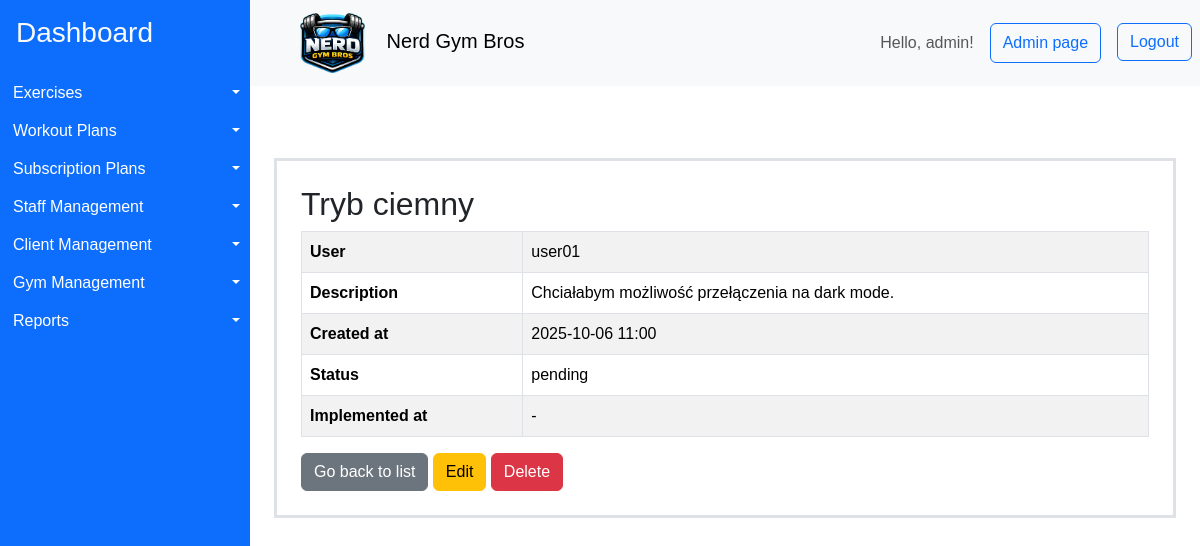
Page /feature-requests/1/ (signed in) on the committed database.
### gymApp/models/additional.py (models this page shows, shortened)
class NewFeatureRequest(models.Model):
    user = models.ForeignKey(User, on_delete=models.CASCADE, null=True, blank=True)
    title = models.CharField(max_length=200)
    description = models.TextField()
    created_at = models.DateTimeField(auto_now_add=True)
    implemented_at = models.DateTimeField(null=True, blank=True)
    status = models.CharField(
        max_length=50,
        choices=[
            ("pending", "Pending"),
            ("accepted", "Accepted"),
            ("implemented", "Implemented"),
            ("rejected", "Rejected"),
        ],
        default="pending",
    )
    class Meta:
        indexes = [
            models.Index(fields=["user"]),
            models.Index(fields=["status"]),
            models.Index(fields=["created_at"]),
        ]

### gymApp/views/admin_page.py (the view)
class NewFeatureRequestDetailView(
    LoginRequiredMixin, PermissionRequiredMixin, DetailView
):
    model = NewFeatureRequest
    template_name = "gymApp/new_feature_request/detail.html"
    context_object_name = "feature_request"
    permission_required = "gymApp.view_newfeaturerequest"
    raise_exception = True

### gymApp/templates/gymApp/new_feature_request/detail.html (shortened to what this page needs)
{% extends "gymApp/layout.html" %}
{% block content %}
<div class="container mt-5 p-4 border border-3" >
    <h2>{{ feature_request.title }}</h2>
    <table class="table table-bordered table-striped">
        <tr>
            <td class="fw-bold">User</td>
            <td>{{ feature_request.user|default:"Anonymous" }}</td>
        </tr>
        <tr>
            <td class="fw-bold">Description</td>
            <td>{{ feature_request.description }}</td>
        </tr>
        <tr>
            <td class="fw-bold">Created at</td>
            <td>{{ feature_request.created_at|date:"Y-m-d H:i" }}</td>
        </tr>
        <tr>
            <td class="fw-bold">Status</td>
            <td>{{ feature_request.status }}</td>
        </tr>
        <tr>
            <td class="fw-bold">Implemented at</td>
            <td>{{ feature_request.implemented_at|date:"Y-m-d H:i"|default:"-" }}</td>
        </tr>
    </table>
    <a href="{% url 'new_feature_request_list' %}" class="btn btn-secondary">Go back to list</a>
    <a href="{% url 'new_feature_request_update' feature_request.pk %}" class="btn btn-warning">Edit</a>
    <a href="{% url 'new_feature_request_delete' feature_request.pk %}" class="btn btn-danger">Delete</a>
</div>
{% endblock %}

### gymApp/templates/gymApp/layout.html (shortened to what this page needs)
{% load bootstrap_icons %}
{% load static %}
<!DOCTYPE html>
<html>
    <head>
        <link href="https://cdn.jsdelivr.net/npm/bootstrap@5.3.8/dist/css/bootstrap.min.css" rel="stylesheet">
        <link rel="stylesheet" href="{% static 'styles/styles.css' %}">
    </head>
    <body>
    <div class="container-fluid layout d-flex flex-row p-0">
      <aside class="sidebar bg-primary" id="sidebar">
        <a class="d-block h3 pt-3 ps-3 link-light link-underline-opacity-0" href="{% url 'home'%}">Dashboard</a>
        <ul class="list-group mt-4" style="white-space: nowrap;" >
          {% if perms.gymApp.view_exercise %}
            <li class="d-flex  btn-group" >
              <a href="{% url 'exercise_list' %}" class="d-block text-start btn btn-primary rounded-0 flex-grow-1 "> {% bs_icon 'person-walking' size='1.25em'  %} Exercises</a>
              <button type="button" class="d-block btn btn-primary rounded-0 dropdown-toggle dropdown-toggle-split flex-grow-0 flex-shrink-0 " data-bs-toggle="dropdown" aria-expanded="false">
              </button>
            </li>
          {% endif %}
          {% if perms.gymApp.view_workoutplan %}
            <li class="d-flex  btn-group">
              <a href="{% url 'workout_plan_list' %}" class="d-block text-start btn btn-primary rounded-0 flex-grow-1 "> {% bs_icon 'list-check' size='1.25em'  %} Workout Plans</a>
              <button type="button" class="d-block btn btn-primary rounded-0 dropdown-toggle dropdown-toggle-split flex-grow-0 flex-shrink-0 " data-bs-toggle="dropdown" aria-expanded="false">
              </button>
            </li>
          {% endif %}
          {% if perms.gymApp.view_subscriptionplan %}
            <li class="d-flex  btn-group">
              <a href="{% url 'subscription_plan_list' %}" class="d-block text-start btn btn-primary rounded-0 flex-grow-1 "> {% bs_icon 'currency-dollar' size='1.25em'  %} Subscription Plans</a>
              <button type="button" class="d-block btn btn-primary rounded-0 dropdown-toggle dropdown-toggle-split flex-grow-0 flex-shrink-0 " data-bs-toggle="dropdown" aria-expanded="false">
              </button>
            </li>
          {% endif %}
          {% if user.is_superuser %}
          <li class="d-flex  btn-group">
            <a href="{% url 'staff_list' %}" class="d-block text-start btn btn-primary rounded-0 flex-grow-1 "> {% bs_icon 'hammer' size='1.25em'  %} Staff Management</a>
            <button type="button" class="d-block btn btn-primary rounded-0 dropdown-toggle dropdown-toggle-split flex-grow-0 flex-shrink-0 " data-bs-toggle="dropdown" aria-expanded="false">
            </button>
          </li>
          {% endif %}
          {% if perms.gymApp.view_clientprofile %}
          <li class="d-flex  btn-group">
            <a href="{% url 'client_list' %}" class="d-block text-start btn btn-primary rounded-0 flex-grow-1 "> {% bs_icon 'people-fill' size='1.25em'  %} Client Management</a>
            <button type="button" class="d-block btn btn-primary rounded-0 dropdown-toggle dropdown-toggle-split flex-grow-0 flex-shrink-0 " data-bs-toggle="dropdown" aria-expanded="false">
            </button>
          </li>
          {% endif %}
          {% if perms.gymApp.view_gym %}
          <li class="d-flex  btn-group">
            <a href="{% url 'gym_list' %}" class="d-block text-start btn btn-primary rounded-0 flex-grow-1 "> {% bs_icon 'houses-fill' size='1.25em'  %} Gym Management</a>
            <button type="button" class="d-block btn btn-primary rounded-0 dropdown-toggle dropdown-toggle-split flex-grow-0 flex-shrink-0 " data-bs-toggle="dropdown" aria-expanded="false">
            </button>
          </li>
          {% endif %}
          <li class="d-flex  btn-group">
            <a href="{% url 'reports' %}" class="d-block text-start btn btn-primary rounded-0 flex-grow-1 "> {% bs_icon 'file-earmark-bar-graph-fill' size='1.25em'  %} Reports</a>
            <button type="button" class="d-block btn btn-primary rounded-0 dropdown-toggle dropdown-toggle-split flex-grow-0 flex-shrink-0 " data-bs-toggle="dropdown" aria-expanded="false">
            </button>
          </li>
        </ul>
      </aside>
      <div class="content container-fluid p-0">
        <nav class="navbar navbar-light bg-light p-2">
          <div class="d-flex align-items-center">
          <button class="btn toggle-btn" id="toggleBtn">{% bs_icon 'list' size='1.75em' color='blue' %}</button>
          <span class="navbar-brand mb-0 h1 ms-3"><img class="me-3" src="{% static 'assets/icons/logo.png' %}" alt="Nerd Gym Bros Logo" style="height: 3em;"> Nerd Gym Bros </span>
          </div>
          <div class="d-flex">
          <span class=" navbar-text me-3"> Hello, {{ user.username }}! </span>
          {% if user.is_superuser %}
            <button class="btn btn-outline-primary me-3" onclick="location.href='{% url 'admin:index' %}'">Admin page</button>
          {% endif %}
          <form method="post" action="{% url 'logout' %}">
              <button type="submit" class="btn btn-outline-primary">Logout</button>
          </form>
          </div>
        </nav>
        <main class='p-4'>
            {% block content %}{% endblock %}
        </main>
      </div>
    </div>
    </body>
</html>

### gymApp/static/styles/styles.css (style rules this page uses)
* { box-sizing: border-box; }
body { box-sizing: border-box; margin: 0; font-family: sans-serif; }
.layout { min-height: 100vh; }
.sidebar { overflow:hidden; transform: translateX(0); min-width: 250px; width: 250px; transition: width .15s ease-in-out; }
.toggle-btn { display: block; }

### rows in the picture
NewFeatureRequest: title "Tryb ciemny", user "user01", description "Chciałabym możliwość przełączenia na dark mode.", created_at "2025-10-06 11:00", status "pending", implemented_at "-"

### other values in the picture
{{ user.username }} "admin"
